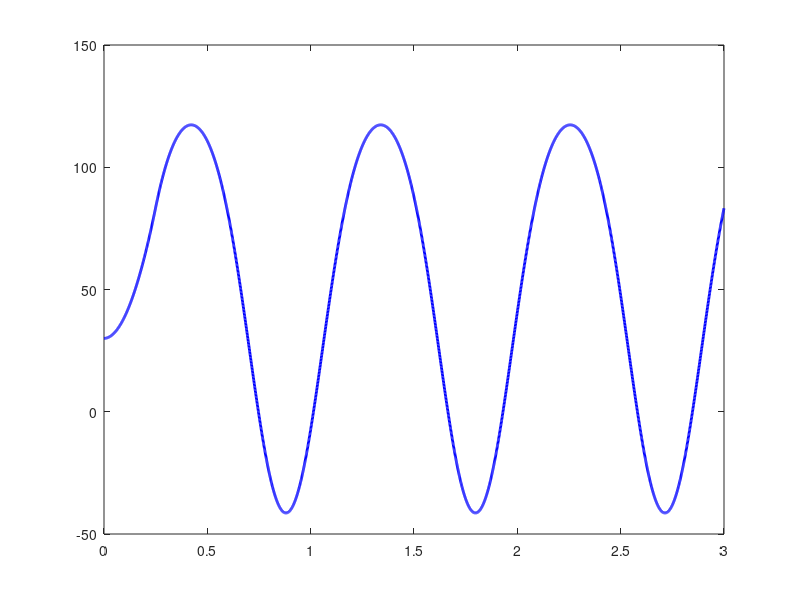

Write the MATLAB code that produced this figure. (Note: this script raises an error after producing the figure.)
clc;
clear all;
close all;
% Simulation parameters
H = 3.5;                   
% Inertia constant (MJ/MVA)
f = 50;                    
ws = 2*pi*f;               
Pm = 0.8;                  
E = 1.1; V = 1.0;          
% Reactances (pu)
X_prefault = 0.5;
X_fault = 5.0;             
X_postfault = 0.6;
% Time settings
t_end = 3;                 
dt = 0.001;                
t = 0:dt:t_end;
n = length(t);
% Fault clearing time
t_clear = 0.25;            
% Initial conditions
delta = zeros(1, n);       
omega = zeros(1, n);       
delta(1) = deg2rad(30);    
% System frequency (Hz)
% Synchronous speed (rad/s)
% Mechanical power input (pu)
% Generator & infinite bus voltages
% During fault, high reactance (low Pe)
% Total simulation time (s)
% Time step
% Try changing this value
% Rotor angle (rad)
% Rotor speed deviation
% Initial rotor angle
% Simulation loop (Euler method)
for i = 1:n-1
if t(i) < t_clear
        X = X_fault;       
% During fault
elseif t(i) >= t_clear
        X = X_postfault;   
end
% After fault is cleared
    Pe = (E*V/X) * sin(delta(i));                      
    accel = (Pm - Pe) * ws / (2*H);                     
    omega(i+1) = omega(i) + accel * dt;                
    delta(i+1) = delta(i) + omega(i+1) * dt;           
end
% Plotting
figure;
% Electrical power
% Swing equation
% Integrate speed
% Integrate angle
plot(t, rad2deg(delta), 'b', 'LineWidth', 2); hold on;
xline(t_clear, 'r--', 'LineWidth', 2);
xlabel('Time (s)');
ylabel('Rotor Angle \delta (degrees)');
title('Swing Curve with Fault Clearing');
legend('Rotor Angle', 'Fault Cleared');
grid on;
figure;
plot(t, omega, 'm', 'LineWidth', 2);
xlabel('Time (s)');
ylabel('Rotor Speed Deviation \omega (rad/s)');
title('Rotor Speed Deviation Over Time');
grid on;
% Parameters
H = 3.5; f = 50; ws = 2*pi*f;
Pm = 0.8; E = 1.1; V = 1.0;
X_fault = 5.0; X_postfault = 0.6;
delta0 = deg2rad(30);  % Initial angle
% Time settings
t_end = 3; dt = 0.001; t = 0:dt:t_end; n = length(t);
% Fault clearing times to test
clearing_times = [0.15, 0.25, 0.35, 0.45, 0.55];
% Set up figure
figure; hold on;
for tc = clearing_times
    delta = zeros(1, n); omega = zeros(1, n);
    delta(1) = delta0;
    for i = 1:n-1
        if t(i) < tc
            X = X_fault;
        else
            X = X_postfault;
            end
        Pe = (E*V/X) * sin(delta(i));
        accel = (Pm - Pe) * ws / (2*H);
        omega(i+1) = omega(i) + accel * dt;
        delta(i+1) = delta(i) + omega(i+1) * dt;
    end
    % Plot angle (in degrees)
    plot(t, rad2deg(delta), 'LineWidth', 2, 'DisplayName', sprintf('t_{clear} = %.2f s', tc));
end
xlabel('Time (s)');
ylabel('Rotor Angle \delta (degrees)');
title('Swing Curves for Different Fault Clearing Times');
legend('Location', 'northwest');
grid on;
